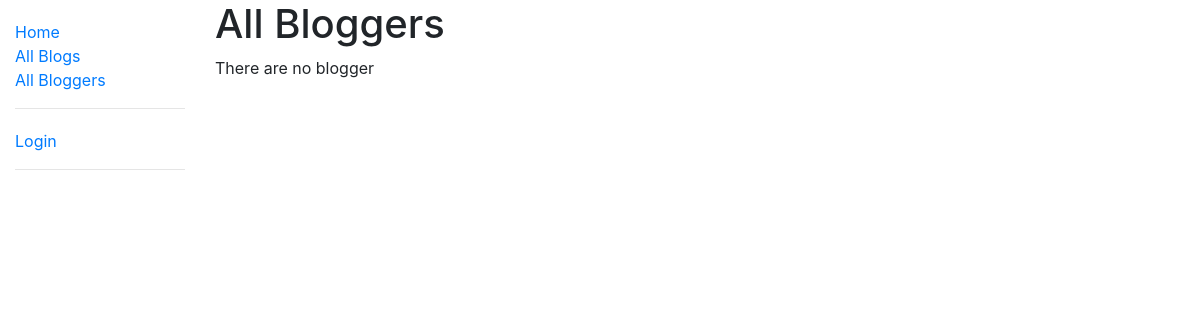
Before: /blog/all_bloggers/ with the older database file.
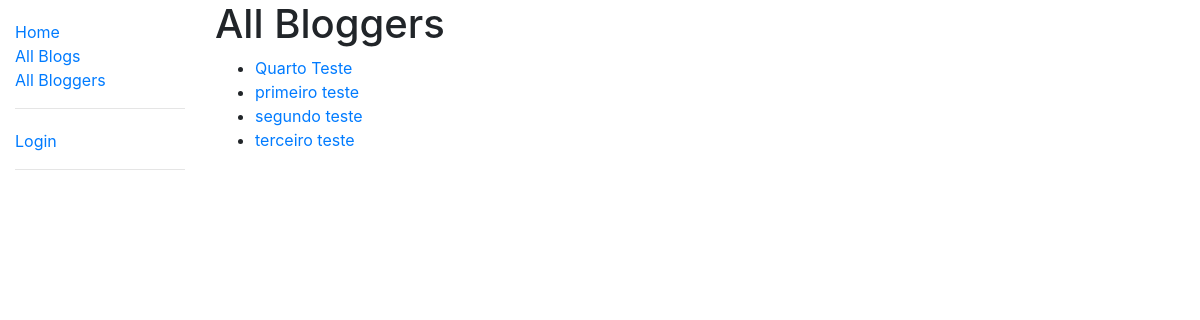
After: the same page with the newer database file.
### web/models.py (models this page shows, shortened)
class Blogger(models.Model):
    first_name = models.CharField(max_length=64,  null=True, help_text='Blogger first name')
    last_name = models.CharField(max_length=64, null=True, help_text='Blogger last name')
    slug = models.SlugField(max_length=128, null=True, blank=True, db_index=True, help_text='for URL purposes')
    bio = models.TextField(max_length=2000, null=True, blank=True)
    blogs = models.ManyToManyField('Blog', blank=True, help_text='blogs written by this author', editable=True, )
    def get_absolute_url(self):
        return reverse('blogger_detail', args=[self.slug])

### web/views.py (the view)
# urls.py: path('all_bloggers/', views.BloggersListView.as_view(), name='all_bloggers'),
class BloggersListView(generic.ListView):
    model = Blogger
    ordering = ['first_name']  # Ordena a lista por ordem alfabética.
    paginate_by = 5

### web/templates/web/blogger_list.html (shortened to what this page needs)
{% extends "base.html" %}
{% block content %}
    <h1>All Bloggers</h1>
    {% if blogger_list %}
        <ul>
            {% for blogger in blogger_list %}
                <li>
                    <a href="{{ blogger.get_absolute_url }}">{{ blogger.first_name }} {{ blogger.last_name }}</a>
                </li>
            {% endfor %}
        </ul>
    {% else %}
        <p>There are no blogger
    {% endif %}
{% endblock %}

Changed rows visible on the page:
added Blogger: first_name "Quarto", last_name "Teste"
added Blogger: first_name "primeiro", last_name "teste"
added Blogger: first_name "segundo", last_name "teste"
added Blogger: first_name "terceiro", last_name "teste"
Other visible differences:
text no longer shown: "There are no blogger"
